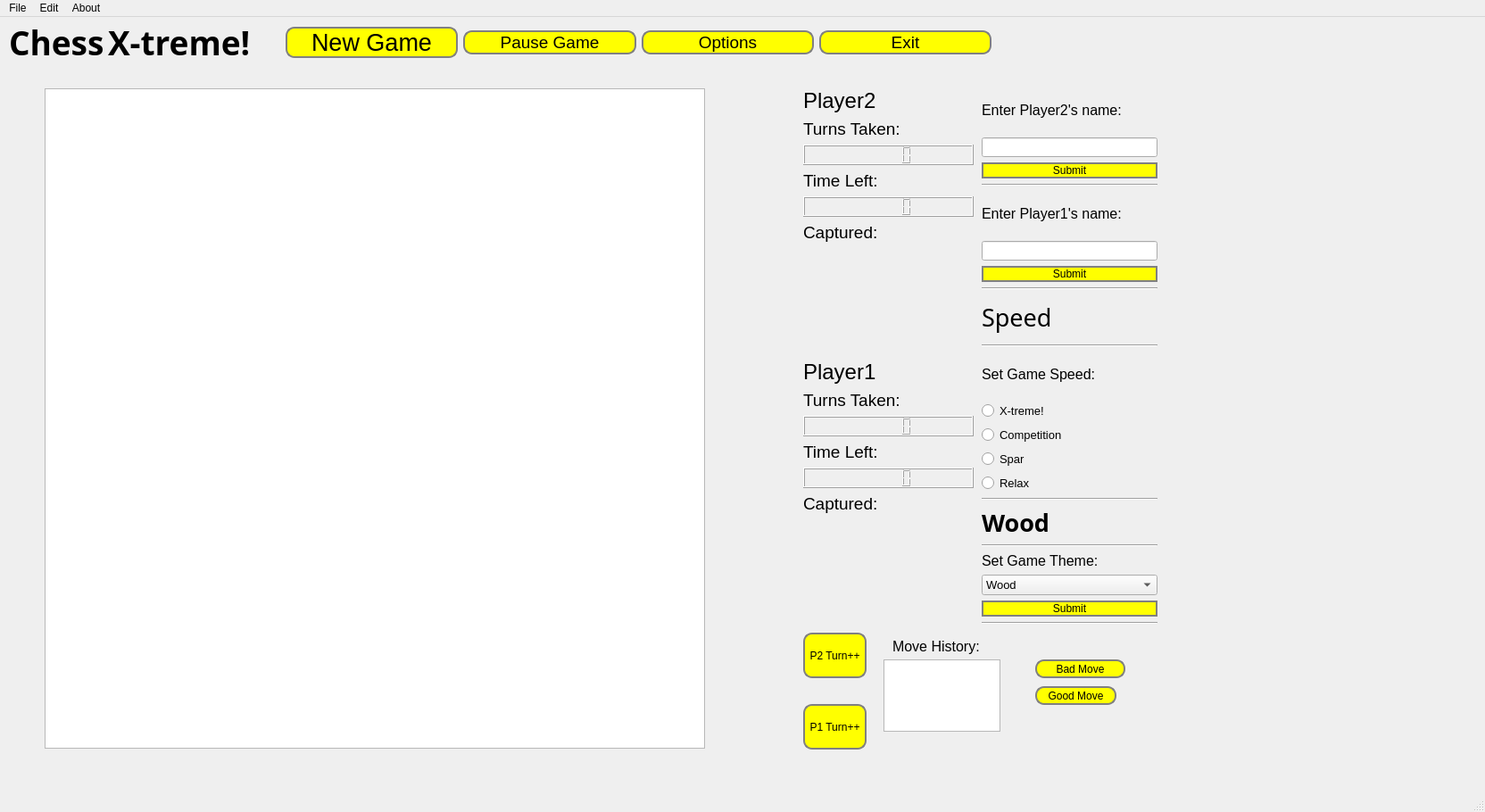
<?xml version="1.0" encoding="UTF-8"?>
<ui version="4.0">
 <class>MainWindow</class>
 <widget class="QMainWindow" name="MainWindow">
  <property name="geometry">
   <rect>
    <x>0</x>
    <y>0</y>
    <width>1664</width>
    <height>910</height>
   </rect>
  </property>
  <property name="windowTitle">
   <string>MainWindow</string>
  </property>
  <property name="styleSheet">
   <string notr="true">QPushButton {

border: 2px solid gray;
border-radius: 10px;
padding 0 8px;
background: yellow;

}</string>
  </property>
  <widget class="QWidget" name="centralwidget">
   <widget class="QWidget" name="layoutWidget">
    <property name="geometry">
     <rect>
      <x>900</x>
      <y>80</y>
      <width>191</width>
      <height>601</height>
     </rect>
    </property>
    <layout class="QVBoxLayout" name="verticalLayoutInfo">
     <item>
      <widget class="QLabel" name="labelP2Name">
       <property name="font">
        <font>
         <pointsize>18</pointsize>
        </font>
       </property>
       <property name="text">
        <string>Player2</string>
       </property>
      </widget>
     </item>
     <item>
      <widget class="QLabel" name="labelTurnsTakenP2">
       <property name="font">
        <font>
         <pointsize>14</pointsize>
        </font>
       </property>
       <property name="text">
        <string>Turns Taken:</string>
       </property>
      </widget>
     </item>
     <item>
      <widget class="QLCDNumber" name="lcdTurnsTakenP2"/>
     </item>
     <item>
      <widget class="QLabel" name="labelP2TimeLeft">
       <property name="font">
        <font>
         <pointsize>14</pointsize>
        </font>
       </property>
       <property name="text">
        <string>Time Left:</string>
       </property>
      </widget>
     </item>
     <item>
      <widget class="QLCDNumber" name="lcdP2"/>
     </item>
     <item>
      <widget class="QLabel" name="labelCapturedP2">
       <property name="font">
        <font>
         <pointsize>14</pointsize>
        </font>
       </property>
       <property name="text">
        <string>Captured: </string>
       </property>
      </widget>
     </item>
     <item>
      <spacer name="verticalSpacer_2">
       <property name="orientation">
        <enum>Qt::Vertical</enum>
       </property>
       <property name="sizeHint" stdset="0">
        <size>
         <width>20</width>
         <height>40</height>
        </size>
       </property>
      </spacer>
     </item>
     <item>
      <widget class="QLabel" name="labelP1Name">
       <property name="font">
        <font>
         <pointsize>18</pointsize>
        </font>
       </property>
       <property name="text">
        <string>Player1</string>
       </property>
      </widget>
     </item>
     <item>
      <widget class="QLabel" name="labelTurnsTakenP1">
       <property name="font">
        <font>
         <pointsize>14</pointsize>
        </font>
       </property>
       <property name="text">
        <string>Turns Taken: </string>
       </property>
      </widget>
     </item>
     <item>
      <widget class="QLCDNumber" name="lcdTurnsTakenP1"/>
     </item>
     <item>
      <widget class="QLabel" name="labelP1TimeLeft">
       <property name="font">
        <font>
         <pointsize>14</pointsize>
        </font>
       </property>
       <property name="text">
        <string>Time Left:</string>
       </property>
      </widget>
     </item>
     <item>
      <widget class="QLCDNumber" name="lcdP1"/>
     </item>
     <item>
      <widget class="QLabel" name="labelCapturedP2_2">
       <property name="font">
        <font>
         <pointsize>14</pointsize>
        </font>
       </property>
       <property name="text">
        <string>Captured:</string>
       </property>
      </widget>
     </item>
     <item>
      <spacer name="verticalSpacer">
       <property name="orientation">
        <enum>Qt::Vertical</enum>
       </property>
       <property name="sizeHint" stdset="0">
        <size>
         <width>20</width>
         <height>40</height>
        </size>
       </property>
      </spacer>
     </item>
    </layout>
   </widget>
   <widget class="QWidget" name="layoutWidget">
    <property name="geometry">
     <rect>
      <x>10</x>
      <y>0</y>
      <width>1101</width>
      <height>57</height>
     </rect>
    </property>
    <layout class="QHBoxLayout" name="horizontalLayoutTitleMenu">
     <item>
      <widget class="QLabel" name="Title1Label">
       <property name="sizePolicy">
        <sizepolicy hsizetype="Fixed" vsizetype="Preferred">
         <horstretch>0</horstretch>
         <verstretch>0</verstretch>
        </sizepolicy>
       </property>
       <property name="maximumSize">
        <size>
         <width>105</width>
         <height>150</height>
        </size>
       </property>
       <property name="font">
        <font>
         <family>Turret Road ExtraBold</family>
         <pointsize>28</pointsize>
         <weight>75</weight>
         <bold>true</bold>
        </font>
       </property>
       <property name="text">
        <string>Chess</string>
       </property>
       <property name="indent">
        <number>0</number>
       </property>
      </widget>
     </item>
     <item>
      <widget class="QLabel" name="Title2Label">
       <property name="font">
        <font>
         <family>Mountains of Christmas</family>
         <pointsize>28</pointsize>
         <weight>75</weight>
         <bold>true</bold>
        </font>
       </property>
       <property name="text">
        <string>X-treme!</string>
       </property>
      </widget>
     </item>
     <item>
      <widget class="QPushButton" name="pushButtonNewGame">
       <property name="font">
        <font>
         <pointsize>20</pointsize>
        </font>
       </property>
       <property name="text">
        <string>New Game</string>
       </property>
      </widget>
     </item>
     <item>
      <widget class="QPushButton" name="pushButtonPauseGame">
       <property name="font">
        <font>
         <pointsize>14</pointsize>
        </font>
       </property>
       <property name="text">
        <string>Pause Game</string>
       </property>
      </widget>
     </item>
     <item>
      <widget class="QPushButton" name="pushButtonOptions">
       <property name="font">
        <font>
         <pointsize>14</pointsize>
        </font>
       </property>
       <property name="text">
        <string>Options</string>
       </property>
      </widget>
     </item>
     <item>
      <widget class="QPushButton" name="pushButtonExit">
       <property name="font">
        <font>
         <pointsize>14</pointsize>
        </font>
       </property>
       <property name="text">
        <string>Exit</string>
       </property>
      </widget>
     </item>
    </layout>
   </widget>
   <widget class="QWidget" name="layoutWidget">
    <property name="geometry">
     <rect>
      <x>1100</x>
      <y>80</y>
      <width>197</width>
      <height>601</height>
     </rect>
    </property>
    <layout class="QVBoxLayout" name="verticalLayout_3">
     <item>
      <widget class="QLabel" name="labelEnterP2Name">
       <property name="font">
        <font>
         <pointsize>12</pointsize>
        </font>
       </property>
       <property name="text">
        <string>Enter Player2's name:</string>
       </property>
      </widget>
     </item>
     <item>
      <layout class="QVBoxLayout" name="verticalLayout_2">
       <item>
        <widget class="QLineEdit" name="lineEditEnterP2Name"/>
       </item>
       <item>
        <widget class="QPushButton" name="pushButtonEnterP2Name">
         <property name="text">
          <string>Submit</string>
         </property>
        </widget>
       </item>
      </layout>
     </item>
     <item>
      <widget class="Line" name="line_6">
       <property name="orientation">
        <enum>Qt::Horizontal</enum>
       </property>
      </widget>
     </item>
     <item>
      <widget class="QLabel" name="labelEnterP1Name">
       <property name="font">
        <font>
         <pointsize>12</pointsize>
        </font>
       </property>
       <property name="text">
        <string>Enter Player1's name:</string>
       </property>
      </widget>
     </item>
     <item>
      <widget class="QLineEdit" name="lineEditEnterP1Name">
       <property name="text">
        <string/>
       </property>
      </widget>
     </item>
     <item>
      <widget class="QPushButton" name="pushButtonEnterP1Name">
       <property name="text">
        <string>Submit</string>
       </property>
      </widget>
     </item>
     <item>
      <widget class="Line" name="line_4">
       <property name="orientation">
        <enum>Qt::Horizontal</enum>
       </property>
      </widget>
     </item>
     <item>
      <widget class="QLabel" name="labelCurrentSpeed">
       <property name="font">
        <font>
         <family>Mountains of Christmas</family>
         <pointsize>20</pointsize>
        </font>
       </property>
       <property name="text">
        <string>Speed</string>
       </property>
      </widget>
     </item>
     <item>
      <widget class="Line" name="line_3">
       <property name="orientation">
        <enum>Qt::Horizontal</enum>
       </property>
      </widget>
     </item>
     <item>
      <widget class="QLabel" name="labelGameSpeed">
       <property name="font">
        <font>
         <pointsize>12</pointsize>
        </font>
       </property>
       <property name="text">
        <string>Set Game Speed:</string>
       </property>
      </widget>
     </item>
     <item>
      <widget class="QRadioButton" name="radioButtonXtremeSpeed">
       <property name="font">
        <font>
         <pointsize>10</pointsize>
        </font>
       </property>
       <property name="text">
        <string>X-treme!</string>
       </property>
      </widget>
     </item>
     <item>
      <widget class="QRadioButton" name="radioButtonCompSpeed">
       <property name="font">
        <font>
         <pointsize>10</pointsize>
        </font>
       </property>
       <property name="text">
        <string>Competition</string>
       </property>
      </widget>
     </item>
     <item>
      <widget class="QRadioButton" name="radioButtonSparSpeed">
       <property name="font">
        <font>
         <pointsize>10</pointsize>
        </font>
       </property>
       <property name="text">
        <string>Spar</string>
       </property>
      </widget>
     </item>
     <item>
      <widget class="QRadioButton" name="radioButtonRelaxSpeed">
       <property name="font">
        <font>
         <pointsize>10</pointsize>
        </font>
       </property>
       <property name="text">
        <string>Relax</string>
       </property>
      </widget>
     </item>
     <item>
      <layout class="QVBoxLayout" name="verticalLayout">
       <item>
        <widget class="Line" name="line">
         <property name="orientation">
          <enum>Qt::Horizontal</enum>
         </property>
        </widget>
       </item>
       <item>
        <widget class="QLabel" name="labelGameTheme">
         <property name="font">
          <font>
           <family>UnifrakturCook</family>
           <pointsize>20</pointsize>
           <weight>75</weight>
           <bold>true</bold>
          </font>
         </property>
         <property name="text">
          <string>Wood</string>
         </property>
        </widget>
       </item>
       <item>
        <widget class="Line" name="line_2">
         <property name="orientation">
          <enum>Qt::Horizontal</enum>
         </property>
        </widget>
       </item>
       <item>
        <widget class="QLabel" name="labelSetGameTheme">
         <property name="font">
          <font>
           <pointsize>12</pointsize>
          </font>
         </property>
         <property name="text">
          <string>Set Game Theme:</string>
         </property>
        </widget>
       </item>
       <item>
        <widget class="QComboBox" name="comboBoxTheme">
         <property name="font">
          <font>
           <pointsize>10</pointsize>
          </font>
         </property>
         <item>
          <property name="text">
           <string>Wood</string>
          </property>
         </item>
         <item>
          <property name="text">
           <string>Steel</string>
          </property>
         </item>
         <item>
          <property name="text">
           <string>Iron</string>
          </property>
         </item>
         <item>
          <property name="text">
           <string>Grass</string>
          </property>
         </item>
         <item>
          <property name="text">
           <string>Water</string>
          </property>
         </item>
        </widget>
       </item>
       <item>
        <widget class="QPushButton" name="pushButtonGameTheme">
         <property name="text">
          <string>Submit</string>
         </property>
        </widget>
       </item>
       <item>
        <widget class="Line" name="line_5">
         <property name="orientation">
          <enum>Qt::Horizontal</enum>
         </property>
        </widget>
       </item>
      </layout>
     </item>
    </layout>
   </widget>
   <widget class="QPushButton" name="pushButtonBadMove">
    <property name="geometry">
     <rect>
      <x>1160</x>
      <y>720</y>
      <width>101</width>
      <height>21</height>
     </rect>
    </property>
    <property name="text">
     <string>Bad Move</string>
    </property>
   </widget>
   <widget class="QPushButton" name="pushButtonGoodMove">
    <property name="geometry">
     <rect>
      <x>1160</x>
      <y>750</y>
      <width>91</width>
      <height>21</height>
     </rect>
    </property>
    <property name="text">
     <string>Good Move</string>
    </property>
   </widget>
   <widget class="QPushButton" name="pushButtonTurnsP1">
    <property name="geometry">
     <rect>
      <x>900</x>
      <y>770</y>
      <width>71</width>
      <height>51</height>
     </rect>
    </property>
    <property name="text">
     <string>P1 Turn++</string>
    </property>
   </widget>
   <widget class="QPushButton" name="pushButtonTurnsP2">
    <property name="geometry">
     <rect>
      <x>900</x>
      <y>690</y>
      <width>71</width>
      <height>51</height>
     </rect>
    </property>
    <property name="text">
     <string>P2 Turn++</string>
    </property>
   </widget>
   <widget class="QLabel" name="label">
    <property name="geometry">
     <rect>
      <x>1000</x>
      <y>690</y>
      <width>111</width>
      <height>31</height>
     </rect>
    </property>
    <property name="font">
     <font>
      <pointsize>12</pointsize>
     </font>
    </property>
    <property name="text">
     <string>Move History:</string>
    </property>
   </widget>
   <widget class="QListWidget" name="listWidgetMoves">
    <property name="geometry">
     <rect>
      <x>990</x>
      <y>720</y>
      <width>131</width>
      <height>81</height>
     </rect>
    </property>
   </widget>
   <widget class="QGraphicsView" name="graphicsViewBoard">
    <property name="geometry">
     <rect>
      <x>50</x>
      <y>80</y>
      <width>740</width>
      <height>740</height>
     </rect>
    </property>
    <property name="sizePolicy">
     <sizepolicy hsizetype="Expanding" vsizetype="Expanding">
      <horstretch>0</horstretch>
      <verstretch>0</verstretch>
     </sizepolicy>
    </property>
   </widget>
  </widget>
  <widget class="QMenuBar" name="menubar">
   <property name="geometry">
    <rect>
     <x>0</x>
     <y>0</y>
     <width>1664</width>
     <height>26</height>
    </rect>
   </property>
   <widget class="QMenu" name="menuFile">
    <property name="title">
     <string>File</string>
    </property>
    <addaction name="actionNew_Game"/>
    <addaction name="actionLoad_Game"/>
    <addaction name="actionSave_Game"/>
    <addaction name="separator"/>
    <addaction name="actionQuit"/>
   </widget>
   <widget class="QMenu" name="menuEdit">
    <property name="title">
     <string>Edit</string>
    </property>
    <addaction name="actionCop"/>
   </widget>
   <widget class="QMenu" name="menuAbout">
    <property name="title">
     <string>About</string>
    </property>
    <addaction name="actionAbout_Chess_X_treme"/>
   </widget>
   <addaction name="menuFile"/>
   <addaction name="menuEdit"/>
   <addaction name="menuAbout"/>
  </widget>
  <widget class="QStatusBar" name="statusbar"/>
  <action name="actionQuit">
   <property name="text">
    <string>Quit</string>
   </property>
   <property name="shortcut">
    <string>Ctrl+Q</string>
   </property>
  </action>
  <action name="actionCop">
   <property name="text">
    <string>Options</string>
   </property>
   <property name="shortcut">
    <string>Ctrl+M</string>
   </property>
  </action>
  <action name="actionAbout_Chess_X_treme">
   <property name="text">
    <string>About Chess X-treme!</string>
   </property>
   <property name="shortcut">
    <string>Ctrl+A</string>
   </property>
  </action>
  <action name="actionNew_Game">
   <property name="text">
    <string>New Game</string>
   </property>
   <property name="shortcut">
    <string>Ctrl+N</string>
   </property>
  </action>
  <action name="actionLoad_Game">
   <property name="text">
    <string>Load Game</string>
   </property>
   <property name="shortcut">
    <string>Ctrl+L</string>
   </property>
  </action>
  <action name="actionSave_Game">
   <property name="text">
    <string>Save Game</string>
   </property>
   <property name="shortcut">
    <string>Ctrl+S</string>
   </property>
  </action>
 </widget>
 <resources/>
 <connections>
  <connection>
   <sender>pushButtonExit</sender>
   <signal>clicked()</signal>
   <receiver>MainWindow</receiver>
   <slot>close()</slot>
   <hints>
    <hint type="sourcelabel">
     <x>998</x>
     <y>57</y>
    </hint>
    <hint type="destinationlabel">
     <x>546</x>
     <y>182</y>
    </hint>
   </hints>
  </connection>
  <connection>
   <sender>comboBoxTheme</sender>
   <signal>currentIndexChanged(QString)</signal>
   <receiver>labelGameTheme</receiver>
   <slot>setText(QString)</slot>
   <hints>
    <hint type="sourcelabel">
     <x>1037</x>
     <y>521</y>
    </hint>
    <hint type="destinationlabel">
     <x>991</x>
     <y>457</y>
    </hint>
   </hints>
  </connection>
 </connections>
</ui>
